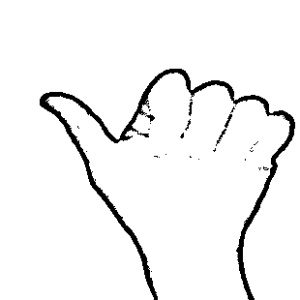
#> input picture dataSet/testingData/A/109.jpg, 300 x 300 px, given in place of the camera
$ python TrainingDataCollection.py
#> lines starting #> are read from the running program, lines starting #| are printed output that depends on the picture; after the words box and inside, x2 and y2 are one past the last pixel; in counts of white or black regions, pixels touching at a corner belong together; pictures that were not available may be replaced by others from this repository, and a replacement may not be noted
# Importing the Libraries Required
import cv2
import numpy as np
import os

# Creating and Collecting Training Data
mode = 'trainingData'
directory = 'dataSet/' + mode + '/'
minValue = 70

capture = cv2.VideoCapture(0)
interrupt = -1

while True:
    _, frame = capture.read()
#> frame is the input picture: shape (300, 300, 3); min 0, max 255, mean 243.2

    # Simulating mirror Image
    frame = cv2.flip(frame, 1)

    # Getting count of existing images
    count = {
                'zero': len(os.listdir(directory+"/0")),

                'a': len(os.listdir(directory+"/A")),
                'b': len(os.listdir(directory+"/B")),
                'c': len(os.listdir(directory+"/C")),
                'd': len(os.listdir(directory+"/D")),
                'e': len(os.listdir(directory+"/E")),
                'f': len(os.listdir(directory+"/F")),
                'g': len(os.listdir(directory+"/G")),
                'h': len(os.listdir(directory+"/H")),
                'i': len(os.listdir(directory+"/I")),
                'j': len(os.listdir(directory+"/J")),
                'k': len(os.listdir(directory+"/K")),
                'l': len(os.listdir(directory+"/L")),
                'm': len(os.listdir(directory+"/M")),
                'n': len(os.listdir(directory+"/N")),
                'o': len(os.listdir(directory+"/O")),
                'p': len(os.listdir(directory+"/P")),
                'q': len(os.listdir(directory+"/Q")),
                'r': len(os.listdir(directory+"/R")),
                's': len(os.listdir(directory+"/S")),
                't': len(os.listdir(directory+"/T")),
                'u': len(os.listdir(directory+"/U")),
                'v': len(os.listdir(directory+"/V")),
                'w': len(os.listdir(directory+"/W")),
                'x': len(os.listdir(directory+"/X")),
                'y': len(os.listdir(directory+"/Y")),
                'z': len(os.listdir(directory+"/Z")),
    }

    # Printing the count of each set on the screen
    cv2.putText(frame, "ZERO : " +str(count['zero']), (10, 60), cv2.FONT_HERSHEY_PLAIN, 1, (0,255,255), 1)
#> frame: shape (300, 300, 3); mean B, G, R 242.9, 243.2, 243.2

    cv2.putText(frame, "a : " +str(count['a']), (10, 70), cv2.FONT_HERSHEY_PLAIN, 1, (0,255,255), 1)
#> frame: shape (300, 300, 3); mean B, G, R 242.7, 243.2, 243.2
    cv2.putText(frame, "b : " +str(count['b']), (10, 80), cv2.FONT_HERSHEY_PLAIN, 1, (0,255,255), 1)
#> frame: shape (300, 300, 3); mean B, G, R 242.6, 243.2, 243.2
    cv2.putText(frame, "c : " +str(count['c']), (10, 90), cv2.FONT_HERSHEY_PLAIN, 1, (0,255,255), 1)
#> frame: shape (300, 300, 3); mean B, G, R 242.5, 243.2, 243.2
    cv2.putText(frame, "d : " +str(count['d']), (10, 100), cv2.FONT_HERSHEY_PLAIN, 1, (0,255,255), 1)
#> frame: shape (300, 300, 3); mean B, G, R 242.4, 243.2, 243.2
    cv2.putText(frame, "e : " +str(count['e']), (10, 110), cv2.FONT_HERSHEY_PLAIN, 1, (0,255,255), 1)
#> frame: shape (300, 300, 3); mean B, G, R 242.3, 243.2, 243.2
    cv2.putText(frame, "f : " +str(count['f']), (10, 120), cv2.FONT_HERSHEY_PLAIN, 1, (0,255,255), 1)
#> frame: shape (300, 300, 3); mean B, G, R 242.2, 243.3, 243.3
    cv2.putText(frame, "g : " +str(count['g']), (10, 130), cv2.FONT_HERSHEY_PLAIN, 1, (0,255,255), 1)
#> frame: shape (300, 300, 3); mean B, G, R 242.1, 243.3, 243.3
    cv2.putText(frame, "h : " +str(count['h']), (10, 140), cv2.FONT_HERSHEY_PLAIN, 1, (0,255,255), 1)
#> frame: shape (300, 300, 3); mean B, G, R 242, 243.3, 243.3
    cv2.putText(frame, "i : " +str(count['i']), (10, 150), cv2.FONT_HERSHEY_PLAIN, 1, (0,255,255), 1)
#> frame: shape (300, 300, 3); mean B, G, R 241.9, 243.3, 243.3
    cv2.putText(frame, "k : " +str(count['k']), (10, 160), cv2.FONT_HERSHEY_PLAIN, 1, (0,255,255), 1)
#> frame: shape (300, 300, 3); mean B, G, R 241.8, 243.3, 243.3
    cv2.putText(frame, "l : " +str(count['l']), (10, 170), cv2.FONT_HERSHEY_PLAIN, 1, (0,255,255), 1)
#> frame: shape (300, 300, 3); mean B, G, R 241.7, 243.3, 243.3
    cv2.putText(frame, "m : " +str(count['m']), (10, 180), cv2.FONT_HERSHEY_PLAIN, 1, (0,255,255), 1)
#> frame: shape (300, 300, 3); mean B, G, R 241.6, 243.3, 243.3
    cv2.putText(frame, "n : " +str(count['n']), (10, 190), cv2.FONT_HERSHEY_PLAIN, 1, (0,255,255), 1)
#> frame: shape (300, 300, 3); mean B, G, R 241.5, 243.3, 243.3
    cv2.putText(frame, "o : " +str(count['o']), (10, 200), cv2.FONT_HERSHEY_PLAIN, 1, (0,255,255), 1)
#> frame: shape (300, 300, 3); mean B, G, R 241.4, 243.3, 243.3
    cv2.putText(frame, "p : " +str(count['p']), (10, 210), cv2.FONT_HERSHEY_PLAIN, 1, (0,255,255), 1)
#> frame: shape (300, 300, 3); mean B, G, R 241.3, 243.3, 243.3
    cv2.putText(frame, "q : " +str(count['q']), (10, 220), cv2.FONT_HERSHEY_PLAIN, 1, (0,255,255), 1)
#> frame: shape (300, 300, 3); mean B, G, R 241.2, 243.4, 243.4
    cv2.putText(frame, "r : " +str(count['r']), (10, 230), cv2.FONT_HERSHEY_PLAIN, 1, (0,255,255), 1)
#> frame: shape (300, 300, 3); mean B, G, R 241.1, 243.4, 243.4
    cv2.putText(frame, "s : " +str(count['s']), (10, 240), cv2.FONT_HERSHEY_PLAIN, 1, (0,255,255), 1)
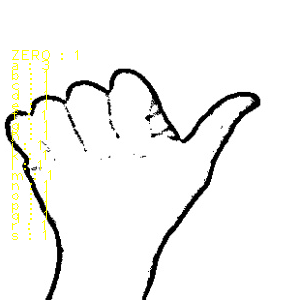
#> frame: shape (300, 300, 3); mean B, G, R 241, 243.4, 243.4
    cv2.putText(frame, "t : " +str(count['t']), (10, 250), cv2.FONT_HERSHEY_PLAIN, 1, (0,255,255), 1)
#> frame: shape (300, 300, 3); 0.04% of pixels changed, all inside (x1, y1, x2, y2) = (12, 240, 45, 250)
    cv2.putText(frame, "u : " +str(count['u']), (10, 260), cv2.FONT_HERSHEY_PLAIN, 1, (0,255,255), 1)
#> frame: shape (300, 300, 3); mean B, G, R 240.8, 243.4, 243.4
    cv2.putText(frame, "v : " +str(count['v']), (10, 270), cv2.FONT_HERSHEY_PLAIN, 1, (0,255,255), 1)
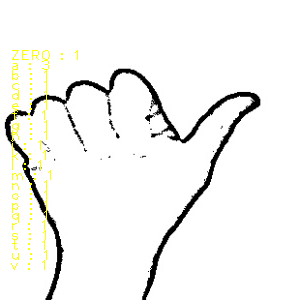
#> frame: shape (300, 300, 3); mean B, G, R 240.7, 243.4, 243.4
    cv2.putText(frame, "w : " +str(count['w']), (10, 280), cv2.FONT_HERSHEY_PLAIN, 1, (0,255,255), 1)
#> frame: shape (300, 300, 3); 0.05% of pixels changed, all inside (x1, y1, x2, y2) = (12, 270, 49, 280)
    cv2.putText(frame, "x : " +str(count['x']), (10, 290), cv2.FONT_HERSHEY_PLAIN, 1, (0,255,255), 1)
#> frame: shape (300, 300, 3); mean B, G, R 240.5, 243.4, 243.4
    cv2.putText(frame, "y : " +str(count['y']), (10, 300), cv2.FONT_HERSHEY_PLAIN, 1, (0,255,255), 1)
    cv2.putText(frame, "z : " +str(count['z']), (10, 310), cv2.FONT_HERSHEY_PLAIN, 1, (0,255,255), 1)

    # Coordinates of the ROI
    x1 = int(0.5*frame.shape[1])
#> x1 = 150
    y1 = 10
    x2 = frame.shape[1]-10
#> x2 = 290
    y2 = int(0.5*frame.shape[1])
#> y2 = 150

    # Drawing the ROI
    # The increment/decrement by 1 is to compensate for the bounding box
    cv2.rectangle(frame, (x1-1, y1-1), (x2+1, y2+1), (255,0,0) ,1)
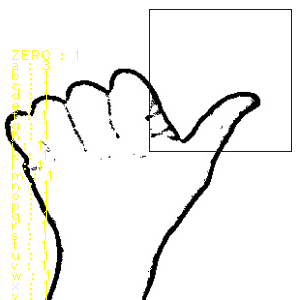
#> frame: shape (300, 300, 3); mean B, G, R 240.5, 241.8, 241.8

    # Extracting the ROI
    roi = frame[y1:y2, x1:x2]
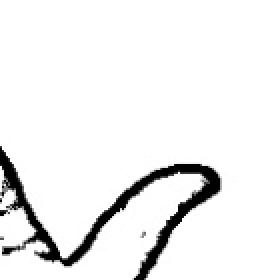
#> roi: shape (140, 140, 3) (shown 2 times larger); min 0, max 255, mean 239
    cv2.imshow("Frame", frame)

    # Image Processing
    gray = cv2.cvtColor(roi, cv2.COLOR_BGR2GRAY)
    blur = cv2.GaussianBlur(gray, (5,5), 2)
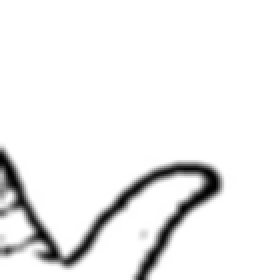
#> blur: shape (140, 140) (shown 2 times larger); min 1, max 255, mean 239

    th3 = cv2.adaptiveThreshold(blur, 255, cv2.ADAPTIVE_THRESH_GAUSSIAN_C, cv2.THRESH_BINARY_INV, 11, 2)
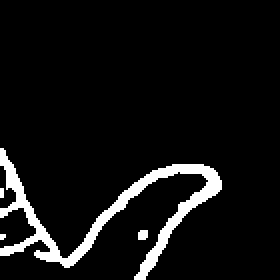
#> th3: shape (140, 140) (shown 2 times larger); 6.9% white; 4 white regions (2 under 20 px), largest, box (x1, y1, x2, y2) and area: (0, 74, 111, 140) 1312, (69, 115, 74, 120) 23
    ret, test_image = cv2.threshold(th3, minValue, 255, cv2.THRESH_BINARY_INV+cv2.THRESH_OTSU)
#> ret = 0

    # Output Image after the Image Processing that is used for data collection
    test_image = cv2.resize(test_image, (300,300))
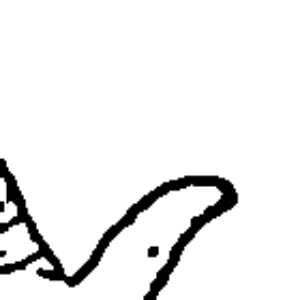
#> test_image: shape (300, 300); min 0, max 255, mean 237.4
    cv2.imshow("test", test_image)

    # Data Collection
    interrupt = cv2.waitKey(10)
#> (key e is pressed here)
    if interrupt & 0xFF == 27:
        # esc key
        break
    if interrupt & 0xFF == ord('0'):
        cv2.imwrite(directory+'0/'+str(count['zero'])+'.jpg', test_image)

    if interrupt & 0xFF == ord('a'):
        cv2.imwrite(directory+'A/'+str(count['a'])+'.jpg', test_image)

    if interrupt & 0xFF == ord('b'):
        cv2.imwrite(directory+'B/'+str(count['b'])+'.jpg', test_image)

    if interrupt & 0xFF == ord('c'):
        cv2.imwrite(directory+'C/'+str(count['c'])+'.jpg', test_image)

    if interrupt & 0xFF == ord('d'):
        cv2.imwrite(directory+'D/'+str(count['d'])+'.jpg', test_image)

    if interrupt & 0xFF == ord('e'):
        cv2.imwrite(directory+'E/'+str(count['e'])+'.jpg', test_image)

    if interrupt & 0xFF == ord('f'):
        cv2.imwrite(directory+'F/'+str(count['f'])+'.jpg', test_image)

    if interrupt & 0xFF == ord('g'):
        cv2.imwrite(directory+'G/'+str(count['g'])+'.jpg', test_image)

    if interrupt & 0xFF == ord('h'):
        cv2.imwrite(directory+'H/'+str(count['h'])+'.jpg', test_image)

    if interrupt & 0xFF == ord('i'):
        cv2.imwrite(directory+'I/'+str(count['i'])+'.jpg', test_image)

    if interrupt & 0xFF == ord('j'):
        cv2.imwrite(directory+'J/'+str(count['j'])+'.jpg', test_image)

    if interrupt & 0xFF == ord('k'):
        cv2.imwrite(directory+'K/'+str(count['k'])+'.jpg', test_image)

    if interrupt & 0xFF == ord('l'):
        cv2.imwrite(directory+'L/'+str(count['l'])+'.jpg', test_image)

    if interrupt & 0xFF == ord('m'):
        cv2.imwrite(directory+'M/'+str(count['m'])+'.jpg', test_image)

    if interrupt & 0xFF == ord('n'):
        cv2.imwrite(directory+'N/'+str(count['n'])+'.jpg', test_image)

    if interrupt & 0xFF == ord('o'):
        cv2.imwrite(directory+'O/'+str(count['o'])+'.jpg', test_image)

    if interrupt & 0xFF == ord('p'):
        cv2.imwrite(directory+'P/'+str(count['p'])+'.jpg', test_image)

    if interrupt & 0xFF == ord('q'):
        cv2.imwrite(directory+'Q/'+str(count['q'])+'.jpg', test_image)

    if interrupt & 0xFF == ord('r'):
        cv2.imwrite(directory+'R/'+str(count['r'])+'.jpg', test_image)

    if interrupt & 0xFF == ord('s'):
        cv2.imwrite(directory+'S/'+str(count['s'])+'.jpg', test_image)

    if interrupt & 0xFF == ord('t'):
        cv2.imwrite(directory+'T/'+str(count['t'])+'.jpg', test_image)

    if interrupt & 0xFF == ord('u'):
        cv2.imwrite(directory+'U/'+str(count['u'])+'.jpg', test_image)

    if interrupt & 0xFF == ord('v'):
        cv2.imwrite(directory+'V/'+str(count['v'])+'.jpg', test_image)

    if interrupt & 0xFF == ord('w'):
        cv2.imwrite(directory+'W/'+str(count['w'])+'.jpg', test_image)

    if interrupt & 0xFF == ord('x'):
        cv2.imwrite(directory+'X/'+str(count['x'])+'.jpg', test_image)

    if interrupt & 0xFF == ord('y'):
        cv2.imwrite(directory+'Y/'+str(count['y'])+'.jpg', test_image)

    if interrupt & 0xFF == ord('z'):
        cv2.imwrite(directory+'Z/'+str(count['z'])+'.jpg', test_image)

capture.release()
cv2.destroyAllWindows()
